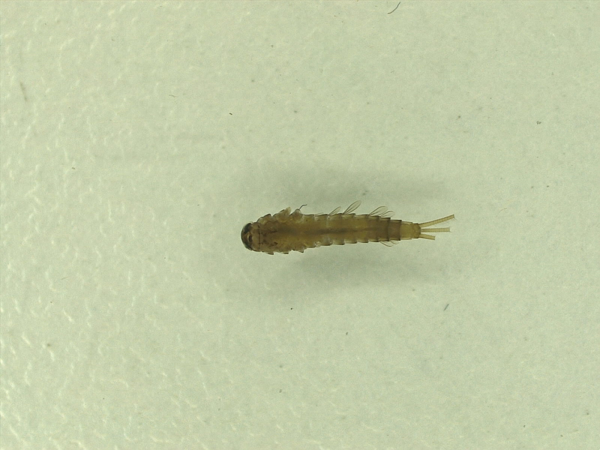
#> input picture data/raw/Baetidae sp/CPH-Baetidae sp.-397-t.png, 600 x 450 px
$ python main_eda.py
#> lines starting #> are read from the running program, lines starting #| are printed output that depends on the picture
### src/services/dataset_indexer.py
# src/services/dataset_indexer.py
# Scans the raw dataset folder and builds a structured Pandas DataFrame
# containing one row per image with its file path, label, and dimensions.
#
# The label for each image is taken from its immediate parent folder name.
# This matches the Kaggle Stream Macroinvertebrates dataset structure where
# each class has its own subfolder.
#
# Author: Member 1
# Unit: Software Technology 1 (4483/8995)

from pathlib import Path

import cv2
import pandas as pd

from src.config import RAW_DATA_DIR, SUPPORTED_EXTENSIONS
from src.models.records import ImageRecord


class DatasetIndexer:
    """Scan the dataset folder and build a tabular image index.

    This class is responsible for discovering all valid image files inside
    the raw data directory, reading their dimensions using OpenCV, and
    returning the results as a Pandas DataFrame suitable for EDA and
    model training.

    Attributes:
        data_dir: Path to the root folder containing class subfolders.
    """

    def __init__(self, data_dir: Path = RAW_DATA_DIR) -> None:
        """Initialise the indexer with a target data directory.

        Args:
            data_dir: Path to scan for image files.
                      Defaults to RAW_DATA_DIR from config.
        """
        self.data_dir = data_dir

    def _is_valid_image(self, file_path: Path) -> bool:
        """Check whether a file has a supported image extension.

        Args:
            file_path: Path object for the file to check.

        Returns:
            True if the file extension is in SUPPORTED_EXTENSIONS.
        """
        return file_path.suffix.lower() in SUPPORTED_EXTENSIONS

    def _read_image_record(self, file_path: Path) -> ImageRecord | None:
        """Attempt to read one image file and return an ImageRecord.

        Uses OpenCV to open the image and extract width, height, and
        channel count. Returns None if the image cannot be read.

        Args:
            file_path: Path to the image file.

        Returns:
            An ImageRecord instance if the image is readable, else None.
        """
        image = cv2.imread(str(file_path))
        if image is None:
            return None

        height, width = image.shape[:2]
        channels = image.shape[2] if len(image.shape) == 3 else 1
        label = file_path.parent.name

        return ImageRecord(
            file_path=file_path,
            label=label,
            width=width,
            height=height,
            channels=channels,
        )

    def build_records(self) -> list[ImageRecord]:
        """Scan the data directory and return a list of ImageRecord objects.

        Recursively searches for all files matching the supported
        extensions. Files that cannot be read by OpenCV are skipped
        with a warning printed to the console.

        Returns:
            A list of ImageRecord instances for all readable image files.
        """
        records: list[ImageRecord] = []

        if not self.data_dir.exists():
            print(f"[WARNING] Data directory not found: {self.data_dir}")
            return records

        for file_path in sorted(self.data_dir.rglob("*")):
            if not self._is_valid_image(file_path):
                continue

            record = self._read_image_record(file_path)
            if record is None:
                print(f"[WARNING] Could not read image: {file_path}")
                continue

            records.append(record)

        print(f"[INFO] Indexed {len(records)} images from {self.data_dir}")
        return records

    def build_dataframe(self) -> pd.DataFrame:
        """Build and return a DataFrame from all indexed image records.

        Each row represents one image. Columns are: file_path, label,
        width, height, and channels.

        Returns:
            A Pandas DataFrame with one row per valid image file.
            Returns an empty DataFrame if no valid images are found.
        """
        records = self.build_records()

        if not records:
            print("[WARNING] No valid images found. Returning empty DataFrame.")
            return pd.DataFrame(
                columns=["file_path", "label", "width", "height", "channels"]
            )

        rows = [
            {
                "file_path": str(record.file_path),
                "label": record.label,
                "width": record.width,
                "height": record.height,
                "channels": record.channels,
            }
            for record in records
        ]

        dataframe = pd.DataFrame(rows)
        print(
            f"[INFO] DataFrame built with {len(dataframe)} rows "
            f"and {dataframe['label'].nunique()} unique classes."
        )
        return dataframe

    # [10 lines left out: function save_index, not called in this run]

### src/services/eda_service.py
# src/services/eda_service.py
# EDA service for the Macroinvertebrate Image Analysis System.
# This class generates all Stage 1 exploratory data analysis outputs
# including charts, summary statistics, and a class-level breakdown.
#
# All outputs are saved to disk so they can be used in the Implementation
# Summary, the README, and the Week 13 presentation.
#
# Author: Member 1
# Unit: Software Technology 1 (4483/8995)

from pathlib import Path

import matplotlib.pyplot as plt
import pandas as pd
import seaborn as sns

from src.config import EDA_OUTPUT_DIR, RANDOM_SEED, SAMPLE_GRID_COUNT
from src.utils.plotting import save_sample_grid, save_summary_table


class EDAService:
    """Generate and save EDA outputs for the indexed macroinvertebrate dataset.

    This service accepts a Pandas DataFrame produced by DatasetIndexer and
    produces a series of visual and statistical outputs that describe the
    dataset. These outputs inform decisions about class balance, image
    normalisation, and model design in later stages.

    Attributes:
        dataframe: The indexed image DataFrame with label and dimension columns.
        output_dir: Directory where all EDA output files will be saved.
    """

    def __init__(
        self,
        dataframe: pd.DataFrame,
        output_dir: Path = EDA_OUTPUT_DIR,
    ) -> None:
        """Initialise the EDA service.

        Args:
            dataframe: Indexed image DataFrame from DatasetIndexer.
            output_dir: Folder where charts and reports will be saved.
                        Defaults to EDA_OUTPUT_DIR from config.
        """
        self.dataframe = dataframe
        self.output_dir = output_dir
        self.output_dir.mkdir(parents=True, exist_ok=True)

    # ------------------------------------------------------------------
    # Summary statistics
    # ------------------------------------------------------------------

    def build_summary(self) -> dict[str, float | int]:
        """Compute and return key dataset statistics.

        Returns:
            A dictionary with total_images, total_classes, mean_width,
            mean_height, min_width, max_width, min_height, and max_height.
        """
        if self.dataframe.empty:
            print("[WARNING] DataFrame is empty. Summary will be zeros.")
            return {}

        summary = {
            "total_images": int(len(self.dataframe)),
            "total_classes": int(self.dataframe["label"].nunique()),
            "mean_width": float(self.dataframe["width"].mean()),
            "mean_height": float(self.dataframe["height"].mean()),
            "min_width": int(self.dataframe["width"].min()),
            "max_width": int(self.dataframe["width"].max()),
            "min_height": int(self.dataframe["height"].min()),
            "max_height": int(self.dataframe["height"].max()),
        }
        return summary

    def build_class_summary(self) -> pd.DataFrame:
        """Return a per-class breakdown of image counts and mean dimensions.

        Returns:
            A DataFrame grouped by label with count, mean width,
            and mean height columns.
        """
        if self.dataframe.empty:
            return pd.DataFrame()

        grouped = (
            self.dataframe.groupby("label")
            .agg(
                count=("file_path", "count"),
                mean_width=("width", "mean"),
                mean_height=("height", "mean"),
            )
            .reset_index()
            .sort_values("count", ascending=False)
        )
        return grouped

    # ------------------------------------------------------------------
    # Chart outputs
    # ------------------------------------------------------------------

    def save_class_distribution(self) -> None:
        """Save a bar chart showing the number of images per class.

        Reveals class imbalance which can affect model training decisions.
        Output saved to: outputs/eda/class_distribution.png
        """
        if self.dataframe.empty:
            print("[WARNING] Skipping class distribution: DataFrame is empty.")
            return

        order = self.dataframe["label"].value_counts().index

        plt.figure(figsize=(14, 6))
        sns.countplot(
            data=self.dataframe,
            x="label",
            order=order,
            palette="Blues_d",
        )
        plt.xticks(rotation=90, ha="right", fontsize=8)
        plt.title("Number of Images per Macroinvertebrate Class", fontsize=14)
        plt.xlabel("Class (Macroinvertebrate Type)", fontsize=11)
        plt.ylabel("Image Count", fontsize=11)
        plt.tight_layout()

        output_path = self.output_dir / "class_distribution.png"
        plt.savefig(output_path)
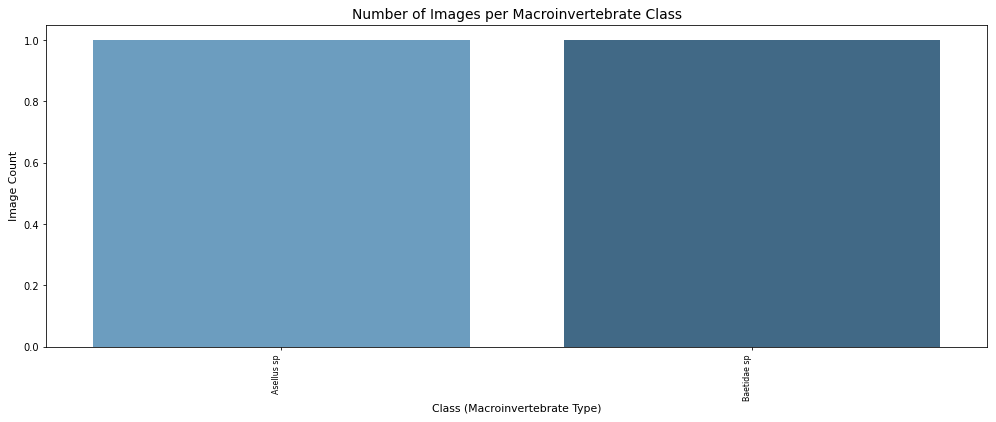
#> figure drawn by matplotlib, 1 panel
        plt.close()
        print(f"[INFO] Class distribution chart saved to {output_path}")

    def save_image_size_distribution(self) -> None:
        """Save histograms showing the distribution of image widths and heights.

        Inconsistent image sizes indicate that preprocessing (resizing)
        is necessary before model training.
        Output saved to: outputs/eda/image_size_distribution.png
        """
        if self.dataframe.empty:
            print("[WARNING] Skipping size distribution: DataFrame is empty.")
            return

        fig, axes = plt.subplots(1, 2, figsize=(14, 5))

        sns.histplot(
            self.dataframe["width"],
            bins=30,
            ax=axes[0],
            color="steelblue",
            kde=True,
        )
        axes[0].set_title("Image Width Distribution", fontsize=12)
        axes[0].set_xlabel("Width (pixels)")
        axes[0].set_ylabel("Frequency")

        sns.histplot(
            self.dataframe["height"],
            bins=30,
            ax=axes[1],
            color="coral",
            kde=True,
        )
        axes[1].set_title("Image Height Distribution", fontsize=12)
        axes[1].set_xlabel("Height (pixels)")
        axes[1].set_ylabel("Frequency")

        plt.suptitle("Image Dimension Distributions", fontsize=14)
        plt.tight_layout()

        output_path = self.output_dir / "image_size_distribution.png"
        plt.savefig(output_path)
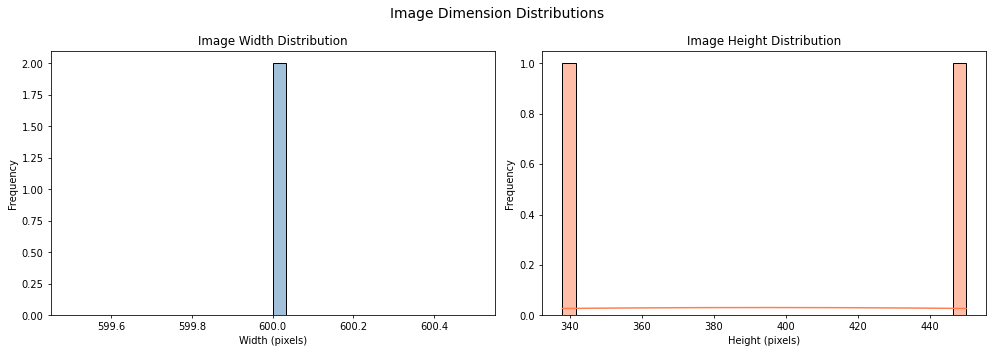
#> figure drawn by matplotlib, 2 panels; panel 1: tallest bar 2 high, from x = 600 to 600; panel 2: curve peaks at x = 393.7, y = 0.0311
        plt.close()
        print(f"[INFO] Image size distribution saved to {output_path}")

    def save_class_imbalance_pie(self) -> None:
        """Save a pie chart showing proportional class representation.

        Useful for quickly identifying dominant and minority classes.
        Output saved to: outputs/eda/class_imbalance_pie.png
        """
        if self.dataframe.empty:
            print("[WARNING] Skipping pie chart: DataFrame is empty.")
            return

        counts = self.dataframe["label"].value_counts()

        # Merge small classes into 'Other' for readability
        threshold = counts.sum() * 0.02
        large = counts[counts >= threshold]
        small_total = counts[counts < threshold].sum()

        if small_total > 0:
            large["Other (small classes)"] = small_total

        plt.figure(figsize=(10, 8))
        plt.pie(
            large,
            labels=large.index,
            autopct="%1.1f%%",
            startangle=140,
            textprops={"fontsize": 8},
        )
        plt.title("Class Proportion in Dataset", fontsize=14)
        plt.tight_layout()

        output_path = self.output_dir / "class_imbalance_pie.png"
        plt.savefig(output_path, bbox_inches="tight")
        plt.close()
        print(f"[INFO] Class imbalance pie chart saved to {output_path}")

    def save_aspect_ratio_distribution(self) -> None:
        """Save a histogram of image aspect ratios (width / height).

        Helps identify whether images are consistently landscape, portrait,
        or square, which informs how images should be padded or cropped.
        Output saved to: outputs/eda/aspect_ratio_distribution.png
        """
        if self.dataframe.empty:
            print("[WARNING] Skipping aspect ratio: DataFrame is empty.")
            return

        aspect_ratios = self.dataframe["width"] / self.dataframe["height"]

        plt.figure(figsize=(10, 5))
        sns.histplot(aspect_ratios, bins=30, color="mediumseagreen", kde=True)
        plt.axvline(x=1.0, color="red", linestyle="--", label="Square (1:1)")
        plt.title("Image Aspect Ratio Distribution", fontsize=14)
        plt.xlabel("Aspect Ratio (Width / Height)")
        plt.ylabel("Frequency")
        plt.legend()
        plt.tight_layout()

        output_path = self.output_dir / "aspect_ratio_distribution.png"
        plt.savefig(output_path)
        plt.close()
        print(f"[INFO] Aspect ratio distribution saved to {output_path}")

    def save_sample_grid(self) -> None:
        """Save a grid of randomly sampled macroinvertebrate images.

        Provides a quick visual check of image quality, labelling,
        and class variety within the dataset.
        Output saved to: outputs/eda/sample_grid.png
        """
        output_path = self.output_dir / "sample_grid.png"
        save_sample_grid(
            self.dataframe,
            output_path,
            sample_count=SAMPLE_GRID_COUNT,
            random_seed=RANDOM_SEED,
        )

    def save_class_summary_csv(self) -> None:
        """Save the per-class breakdown table as a CSV file.

        Output saved to: outputs/eda/class_summary.csv
        """
        class_summary = self.build_class_summary()
        if class_summary.empty:
            print("[WARNING] Skipping class summary CSV: no data.")
            return

        output_path = self.output_dir / "class_summary.csv"
        class_summary.to_csv(output_path, index=False)
        print(f"[INFO] Class summary CSV saved to {output_path}")

    # ------------------------------------------------------------------
    # Run all outputs at once
    # ------------------------------------------------------------------

    def run_all(self) -> dict[str, float | int]:
        """Generate all EDA outputs and return the summary dictionary.

        This is the main method to call when running the full Stage 1
        pipeline. It produces all charts, saves the CSV, prints the
        summary, and saves a text summary file.

        Returns:
            Summary dictionary from build_summary().
        """
        print("\n[EDA] Starting Stage 1 Exploratory Data Analysis...")
        print(f"[EDA] Output directory: {self.output_dir}\n")

        self.save_class_distribution()
        self.save_image_size_distribution()
        self.save_class_imbalance_pie()
        self.save_aspect_ratio_distribution()
        self.save_sample_grid()
        self.save_class_summary_csv()

        summary = self.build_summary()

        # Save summary as text file
        save_summary_table(
            summary,
            self.output_dir / "dataset_summary.txt",
        )

        # Print summary to console
        print("\n[EDA] Dataset Summary:")
        for key, value in summary.items():
            if isinstance(value, float):
                print(f"  {key:<25} {value:.2f}")
            else:
                print(f"  {key:<25} {value}")

        print("\n[EDA] Stage 1 complete. All outputs saved.\n")
        return summary

### src/utils/plotting.py
# src/utils/plotting.py
# Standalone helper functions for saving charts and visual outputs.
# These functions are kept separate from EDAService so they can be
# reused by other modules (e.g. Member 2's evaluation outputs) without
# importing the full EDA class.
#
# Author: Member 1
# Unit: Software Technology 1 (4483/8995)

from pathlib import Path

import cv2
import matplotlib.pyplot as plt
import pandas as pd


def save_sample_grid(
    dataframe: pd.DataFrame,
    output_path: Path,
    sample_count: int = 9,
    random_seed: int = 42,
) -> None:
    """Save a grid of sample macroinvertebrate images for visual inspection.

    Randomly selects images from the DataFrame and arranges them in a
    3x3 grid. Each image is shown with its class label as the title.
    Images that cannot be read are skipped silently.

    Args:
        dataframe: DataFrame with at least 'file_path' and 'label' columns.
        output_path: Path where the grid image will be saved.
        sample_count: Number of images to include. Defaults to 9.
        random_seed: Seed for reproducible random sampling. Defaults to 42.
    """
#> called with sample_count = 9, random_seed = 42
    if dataframe.empty:
        print("[WARNING] Cannot save sample grid: DataFrame is empty.")
        return

    sample_df = dataframe.sample(
        min(sample_count, len(dataframe)), random_state=random_seed
    )

    cols = 3
    rows = (len(sample_df) + cols - 1) // cols
    fig, axes = plt.subplots(rows, cols, figsize=(12, 4 * rows))
    axes_flat = axes.flat if hasattr(axes, "flat") else [axes]

    plotted = 0
    for ax, (_, row) in zip(axes_flat, sample_df.iterrows()):
        image = cv2.imread(row["file_path"])
#> image is the input picture: shape (450, 600, 3); mean B, G, R 168.2, 203.9, 194.3
        if image is None:
            ax.axis("off")
            continue
        image_rgb = cv2.cvtColor(image, cv2.COLOR_BGR2RGB)
#> (the rest of the program and of its run is left out)
